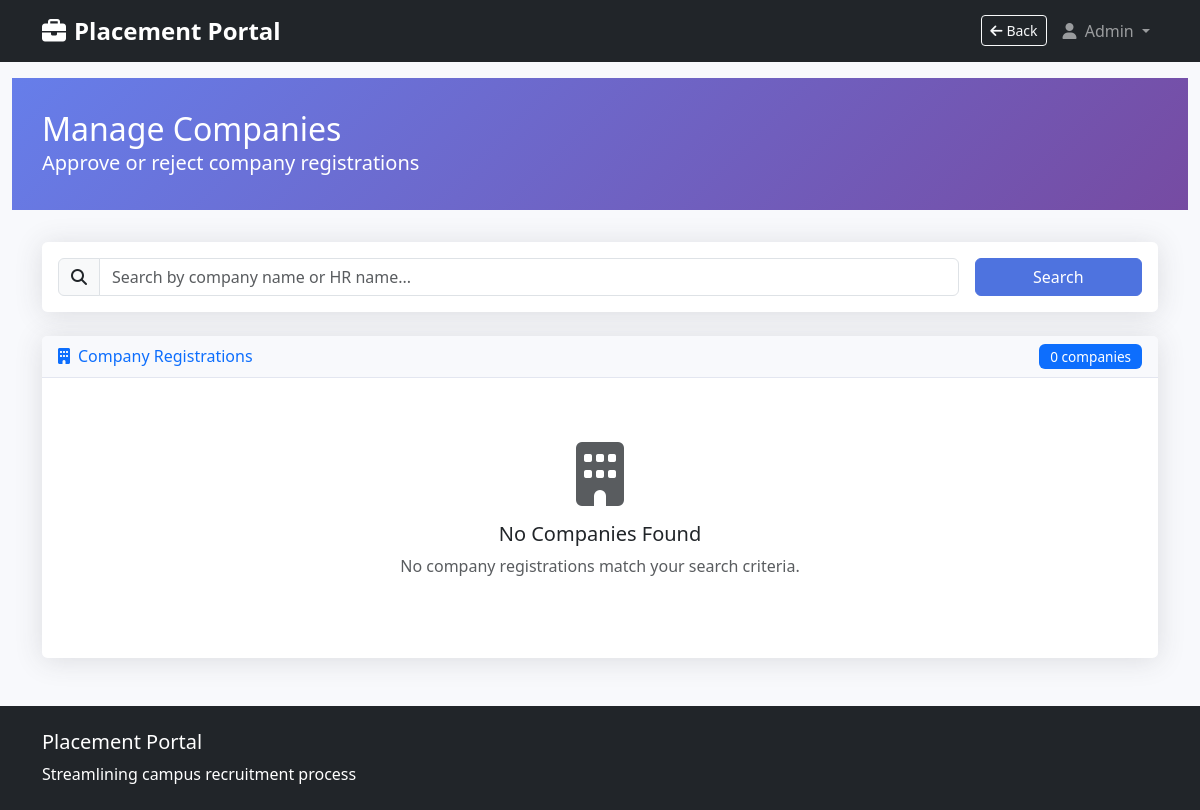
The app's page /admin/companies (signed in), older data.
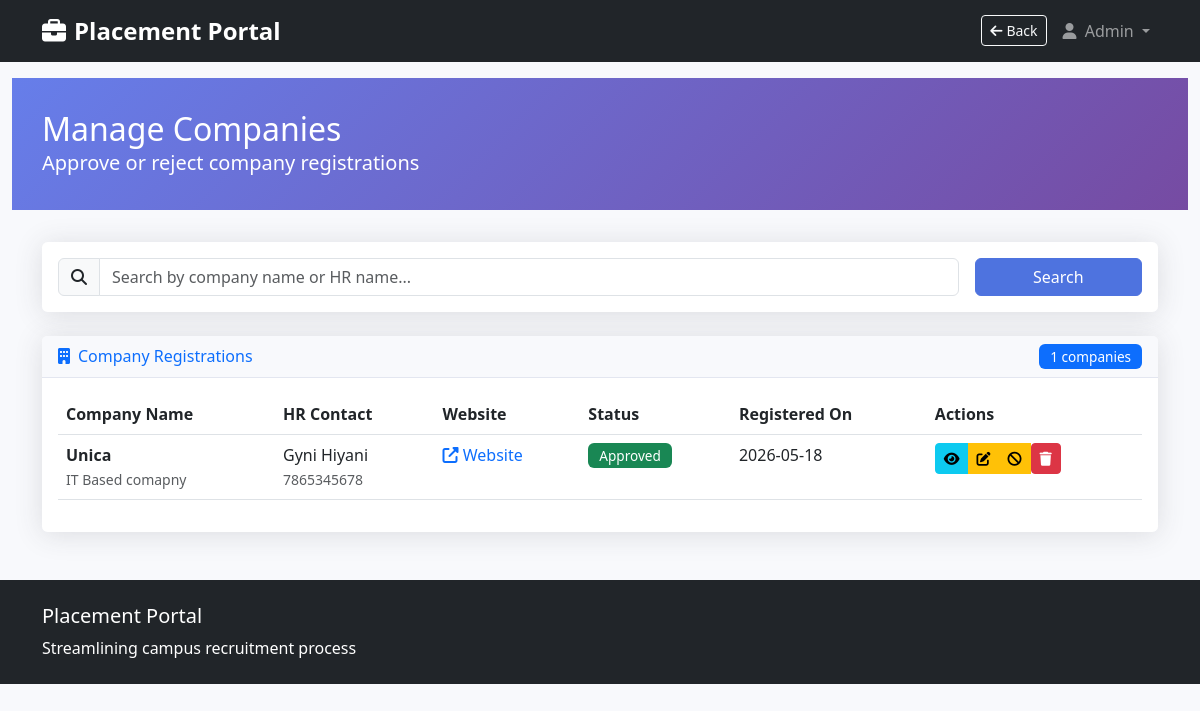
The same page, newer data.
### models.py (models this page shows, shortened)
class Company(db.Model):
    __tablename__ = 'companies'
    id = db.Column(db.Integer, primary_key=True)
    user_id = db.Column(db.Integer, db.ForeignKey('users.id'), nullable=False, unique=True)
    company_name = db.Column(db.String(200), nullable=False)
    hr_name = db.Column(db.String(100), nullable=False)
    hr_contact = db.Column(db.String(20), nullable=False)
    website = db.Column(db.String(200))
    address = db.Column(db.Text)
    description = db.Column(db.Text)
    is_approved = db.Column(db.Boolean, default=False)
    created_at = db.Column(db.DateTime, default=datetime.utcnow)
    user = db.relationship('User', backref=db.backref('company_profile', uselist=False))
    drives = db.relationship('PlacementDrive', backref='company', lazy=True)

### app.py (the view)
@app.route('/admin/companies')
@login_required
def admin_companies():
    if current_user.role != 'admin':
        flash('Access denied.', 'danger')
        return redirect(url_for('home'))
    search_form = SearchForm()
    companies = Company.query.all()
    search_query = request.args.get('search', '')
    if search_query:
        companies = Company.query.filter(
            (Company.company_name.contains(search_query)) |
            (Company.hr_name.contains(search_query))
        ).all()
    return render_template('admin/companies.html',
                         companies=companies,
                         search_form=search_form)

### forms.py
class SearchForm(FlaskForm):
    search = StringField('Search', validators=[Optional()])

### app.py (called while the page is built)
@app.context_processor
def inject_current_time():
    now = datetime.utcnow()
    fallback_url = url_for('home')
    if current_user.is_authenticated:
        if current_user.role == 'admin':
            fallback_url = url_for('admin_dashboard')
        elif current_user.role == 'company':
            fallback_url = url_for('company_dashboard')
        elif current_user.role == 'student':
            fallback_url = url_for('student_dashboard')
    referrer = request.referrer
    safe_referrer = None
    if referrer and referrer.startswith(request.host_url) and referrer != request.url:
        safe_referrer = referrer
    return {
        'current_time': now,
        'current_date': now.date(),
        'back_url': safe_referrer or fallback_url,
        'show_back': current_user.is_authenticated,
    }

@login_manager.user_loader
def load_user(user_id):
    return db.session.get(User, int(user_id))

### models.py (called while the page is built)
    @property
    def is_active(self):
        return not self.is_blacklisted

### templates/admin/companies.html (shortened to what the changed rows need)
{% extends "base.html" %}
{% block content %}
<div class="container-fluid">
    <div class="dashboard-header">
        <div class="container">
            <h1 class="h2 mb-0">Manage Companies</h1>
        </div>
    </div>
    <div class="container mt-4">
        <div class="card">
            <div class="card-header d-flex justify-content-between align-items-center">
                <h6 class="m-0 font-weight-bold text-primary">
                    <i class="fas fa-building me-2"></i>Company Registrations
                </h6>
                <span class="badge bg-primary">{{ companies|length }} companies</span>
            </div>
            <div class="card-body">
                {% if companies %}
                    <div class="table-responsive">
                        <table class="table table-hover">
                            <thead>
                                <tr>
                                    <th>Company Name</th>
                                    <th>HR Contact</th>
                                    <th>Website</th>
                                    <th>Status</th>
                                    <th>Registered On</th>
                                    <th>Actions</th>
                                </tr>
                            </thead>
                            <tbody>
                                {% for company in companies %}
                                    <tr>
                                        <td>
                                            <strong>{{ company.company_name }}</strong>
                                            <br>
                                            <small class="text-muted">{{ company.description|truncate(50) }}</small>
                                        </td>
                                        <td>
                                            {{ company.hr_name }}<br>
                                            <small class="text-muted">{{ company.hr_contact }}</small>
                                        </td>
                                        <td>
                                            {% if company.website %}
                                                <a href="{{ company.website }}" target="_blank" class="text-decoration-none">
                                                    <i class="fas fa-external-link-alt"></i> Website
                                                </a>
                                            {% else %}
                                                <span class="text-muted">No website</span>
                                            {% endif %}
                                        </td>
                                        <td>
                                            {% if company.is_approved %}
                                                <span class="badge bg-success">Approved</span>
                                            {% else %}
                                                <span class="badge bg-warning">Pending</span>
                                            {% endif %}
                                        </td>
                                        <td>{{ company.created_at.strftime('%Y-%m-%d') }}</td>
                                        <td>
                                            <div class="btn-group" role="group">
                                                <a href="{{ url_for('admin_company_detail', company_id=company.id) }}" class="btn btn-sm btn-info" title="View Details">
                                                    <i class="fas fa-eye"></i>
                                                </a>
                                                <a href="{{ url_for('admin_company_edit', company_id=company.id) }}" class="btn btn-sm btn-warning" title="Edit">
                                                    <i class="fas fa-edit"></i>
                                                </a>
                                                {% if company.user.is_blacklisted %}
                                                    <a href="{{ url_for('unblacklist_company', company_id=company.id, next=request.url) }}"
                                                       class="btn btn-sm btn-success"
                                                       title="Activate"
                                                       onclick="return confirm('Activate this company account?')">
                                                        <i class="fas fa-check"></i>
                                                    </a>
                                                {% else %}
                                                    <a href="{{ url_for('blacklist_company', company_id=company.id, next=request.url) }}"
                                                       class="btn btn-sm btn-warning"
                                                       title="Blacklist"
                                                       onclick="return confirm('Are you sure you want to blacklist this company?')">
                                                        <i class="fas fa-ban"></i>
                                                    </a>
                                                {% endif %}
                                                <form method="POST" action="{{ url_for('admin_company_delete', company_id=company.id) }}" class="d-inline" onsubmit="return confirm('Are you sure you want to delete this company?');">
                                                    <button type="submit" class="btn btn-sm btn-danger" title="Delete">
                                                        <i class="fas fa-trash"></i>
                                                    </button>
                                                </form>
                                            </div>
                                        </td>
                                    </tr>
                                {% endfor %}
                            </tbody>
                        </table>
                    </div>
                {% else %}
                    <div class="text-center py-5">
                        <i class="fas fa-building fa-4x text-muted mb-3"></i>
                        <h5>No Companies Found</h5>
                        <p class="text-muted">No company registrations match your search criteria.</p>
                    </div>
                {% endif %}
            </div>
        </div>
    </div>
</div>
{% endblock %}

Row changes from the older to the newer data that the page shows:
added Company: company_name "Unica", description "IT Based comapny", hr_name "Gyni Hiyani", hr_contact "7865345678", is_approved "Approved", created_at "2026-05-18"
Text that changed along with them:
{{ companies|length }}: "0" → "1"
text no longer shown: "No Companies Found No company registrations match your search criteria."
text now shown: "Company Name HR Contact Website Status Registered On Actions"
